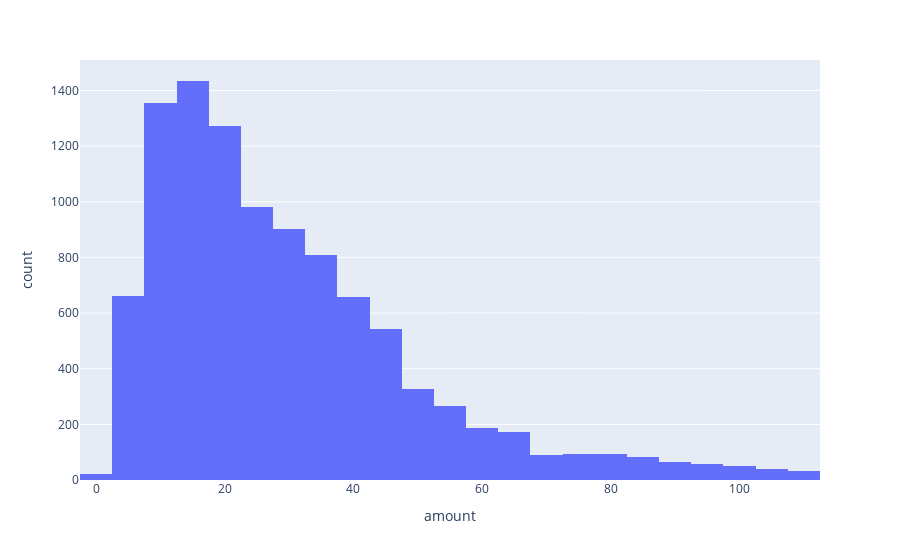

Source (notebook cell):
### Code cell
#Visualizing the distribution of transaction amounts
px.histogram(df_new,'amount',nbins=25)

### Figure 1 — Plotly figure (JSON) as saved in the notebook; plotly's stock layout.template omitted (floating-point values rounded to 4 significant figures; data arrays with more than 128 entries replaced by an {"elided": "..."} marker saying what was removed)
{"data": [{"alignmentgroup": "True", "bingroup": "x", "hovertemplate": "amount=%{x}<br>count=%{y}<extra></extra>", "legendgroup": "", "marker": {"color": "#636efa"}, "name": "", "nbinsx": 25, "offsetgroup": "", "orientation": "v", "showlegend": false, "type": "histogram", "x": {"elided": "10199 float values"}, "xaxis": "x", "yaxis": "y"}], "layout": {"barmode": "relative", "legend": {"tracegroupgap": 0}, "margin": {"t": 60}, "xaxis": {"anchor": "y", "domain": [0, 1], "title": {"text": "amount"}}, "yaxis": {"anchor": "x", "domain": [0, 1], "title": {"text": "count"}}}}
